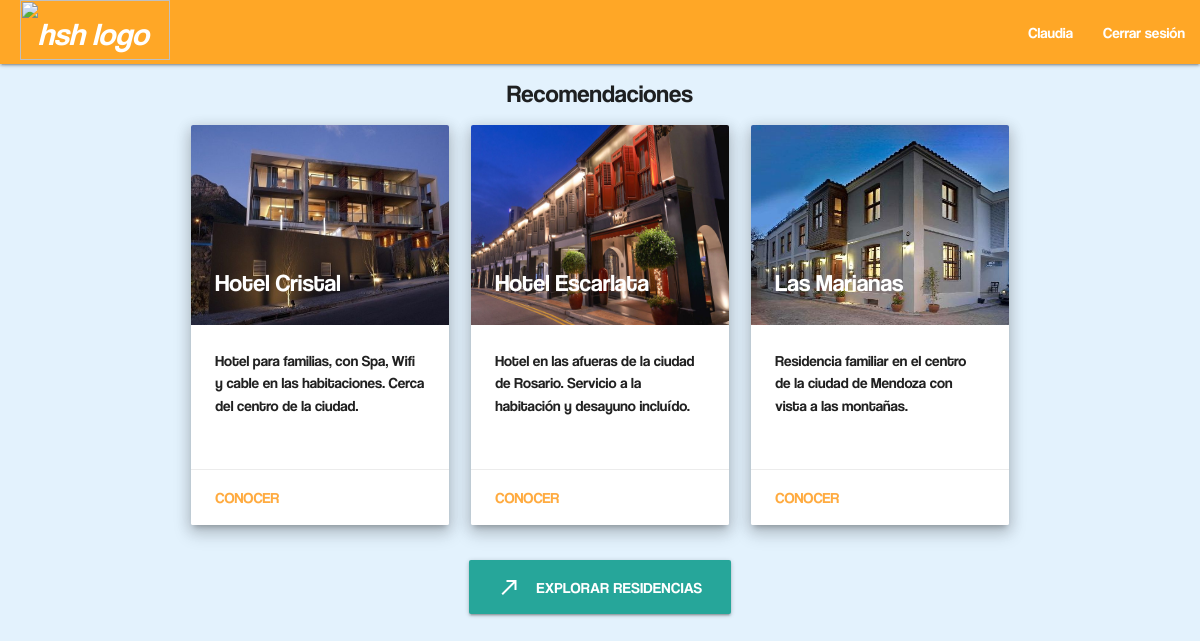
The app's page / (signed in) with its own data.
### main/models.py (models this page shows, shortened)
class User(AbstractBaseUser, PermissionsMixin):
	email = models.EmailField(_('email address'), unique=True)
	first_name = models.CharField(_('nombre'), max_length=30, blank=True)
	last_name = models.CharField(_('apellido'), max_length=30, blank=True)
	date_joined = models.DateTimeField(_('date joined'), auto_now_add=True)
	is_active = models.BooleanField(_('active'), default=True)
	date_of_birth = models.DateField(_('fecha de nacimiento'))
	nacionalidad = models.CharField(max_length=50)
	creditos = models.IntegerField(default=2)
	premium = models.BooleanField(_('premium estatus'), default=False)
	is_staff = models.BooleanField(
		_('staff status'),
		default=False,
		help_text=_('Designates whether the user can log into this admin site.'),
	)
	metodo_de_pago = models.OneToOneField(
		'Tarjeta',
		on_delete=models.CASCADE,
		related_name='user'
		)
	objects = UserManager()
	USERNAME_FIELD = 'email'
	REQUIRED_FIELDS = []
	class Meta:
		verbose_name = _('cliente')
		verbose_name_plural = _('clientes')

class Residencia(models.Model):
	nombre = models.CharField(max_length=50)
	dirección = models.CharField(max_length=200)
	ciudad = models.CharField(max_length=100)
	pais = models.CharField(max_length=30)
	descripcion = models.TextField()
	habitaciones = models.IntegerField(default=0)
	personas = models.IntegerField(default=0)
	baños = models.IntegerField(default=0)
	class Meta:
		ordering = ['nombre']
	def primerFoto(self):
		if self.imagenes.exists():
			return self.imagenes.first().imagen.name[12:]
		else:
			return "fotos/68184730.jpg"

class Imagen(models.Model):
	residencia = models.ForeignKey(Residencia,on_delete=models.CASCADE,related_name='imagenes')
	imagen = models.ImageField(upload_to=('staticfiles/fotos'))

### main/views.py (the view)
# urls.py: path("", views.homepage, name="homepage"),
def homepage(request):
    if request.user.is_authenticated: #si hay una sesion iniciada
        return render(request=request,
                      template_name="main/homes/home_logged_in.html",
                      context={"residencias": Residencia.objects.all()[:3]})
    else: #si no hay una sesion iniciada
        return render(request=request,
                      template_name="main/homes/home.html",
                      context={"residencias": Residencia.objects.all()[:3]})

### main/templates/main/homes/home_logged_in.html (shortened to what this page needs)
{% extends "main/headers/header_logged_in.html" %}
{% load staticfiles %}
{% block content %}
<body>
  <h5 class="centrar">Recomendaciones</h5>
    <div class="row">
      {% for r in residencias %}
        <div class="col s12 m7 l4">
          <div class="card medium z-depth-3">
            <div class="card-image">
              <img src="{% static r.primerFoto %}" height="200"/>
              <span class="card-title style="text-shadow: -1px 0 black, 0 1px black, 1px 0 black, 0 -1px black;">{{r.nombre}}</span>
            </div>
            <div class="card-content" style="overflow: auto">
              <p>{{r.descripcion}}</p><br>
            </div>
            <div class="card-action">
              <a href="/ver_residencia/{{r.id}}">Conocer</a>
            </div>
          </div>
        </div>
      {% endfor %}
    </div>
    <div class="centrar"><a href="/buscar_residencias" class="waves-effect waves-light btn-large">
      <i class="material-icons left">call_made</i>Explorar residencias</a></div>
  </body>
{% endblock %}

### main/templates/main/headers/header_logged_in.html
{% extends "main/builder.html" %}
{% load staticfiles %}
{% block builder %}
  <header>
    <div class="navbar-fixed">
      <nav>
        <div class="nav-wrapper #ffa726 orange lighten-1">
          <a href="/" class="brand-logo">
          <img class="logo" src="{% static 'logos/HSH-Complete.svg' %}" alt="hsh logo">
          </a>
          <ul id="nav-mobile" class="right hide-on-med-and-down">
            <li><a href="/perfil">{{request.user.first_name}}</a></li>
            <li><a href="/logout">Cerrar sesión</a></li>
          </ul>
        </div>
      </nav>
    </div>
    <div class="container">
      {% block content %}
      {% endblock %}
    </div>
  </header>
{% endblock %}

### staticfiles/css/main.css (style rules this page uses)
.centrar { display: flex; justify-content: center; }
body { background: #e3f2fd; font-family: coolvetica; }
.logo { background-size: 300px; background-repeat: no-repeat; width: 150px; height: 60px; margin-left: 20; position: relative; }

### records on screen
User: user.first_name "Claudia"
Residencia: id.imagen (picture), nombre "Hotel Cristal", descripcion "Hotel para familias, con Spa, Wifi y cable en las habitaciones. Cerca del centro de la ciudad."
Residencia: id.imagen (picture), nombre "Hotel Escarlata", descripcion "Hotel en las afueras de la ciudad de Rosario. Servicio a la habitación y desayuno incluído."
Residencia: id.imagen (picture), nombre "Las Marianas", descripcion "Residencia familiar en el centro de la ciudad de Mendoza con vista a las montañas."
